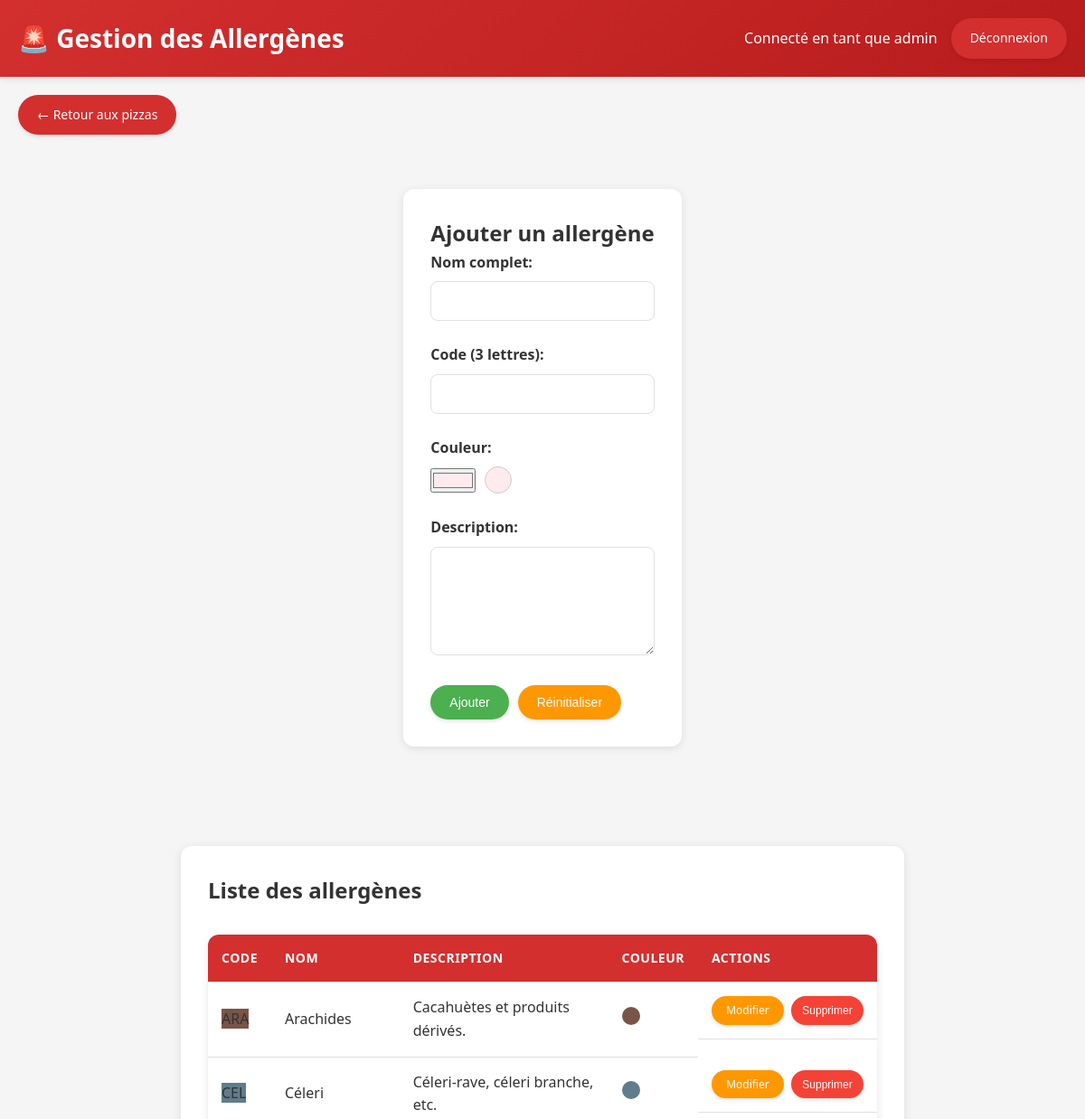
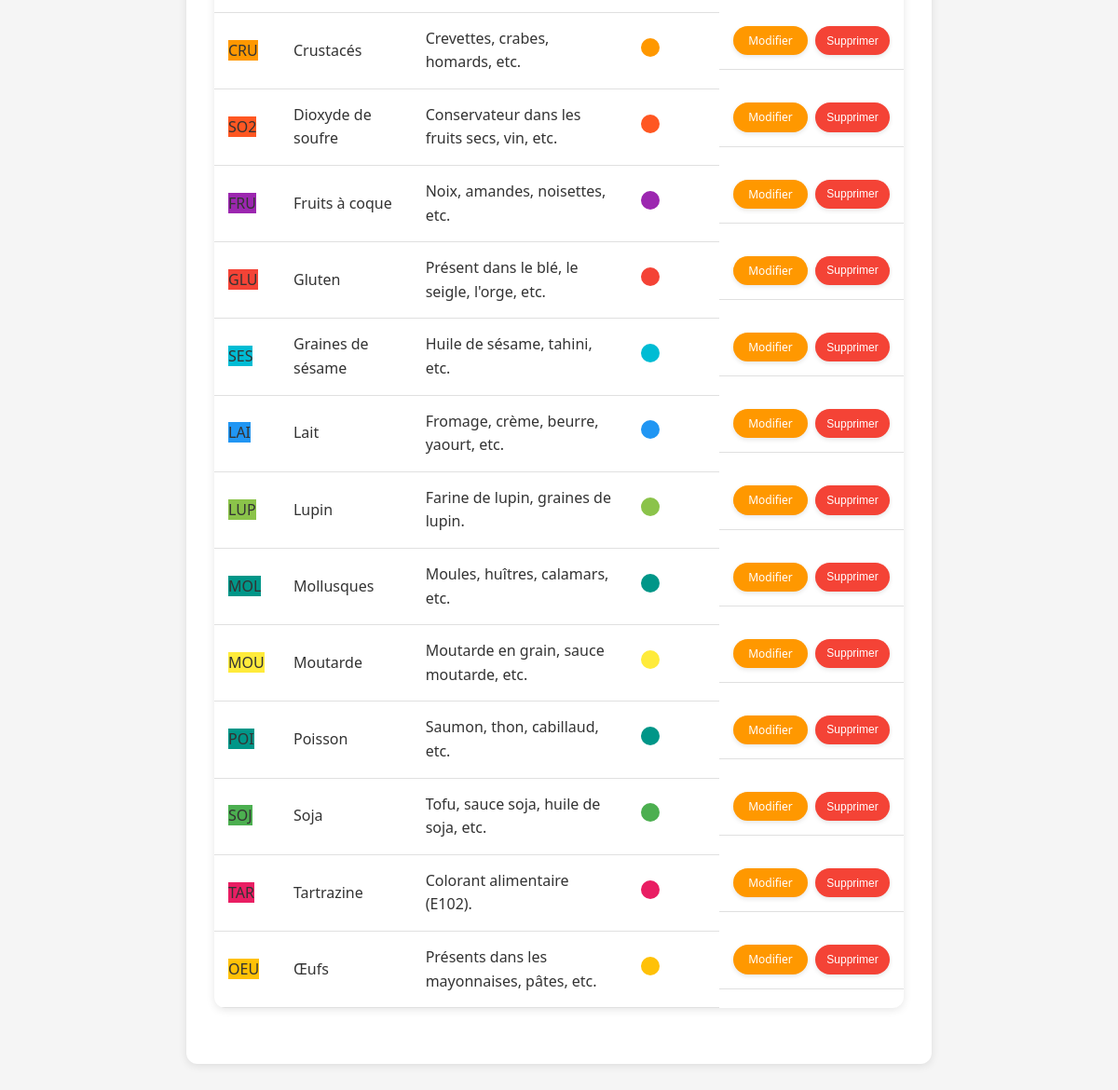
The page /allergenes.php (signed in) on the database its author committed (2 pictures, top to bottom).
### tables this page shows
CREATE TABLE `allergenes` (
  `id` int(11) NOT NULL,
  `nom` varchar(100) NOT NULL,
  `code` varchar(3) NOT NULL,
  `couleur` varchar(7) DEFAULT '#ffebee',
  `description` text DEFAULT NULL
);

### allergenes.php (the view, shortened to what this page needs)
<?php
require_once 'config.php';
$stmt = $pdo->query("SELECT * FROM allergenes ORDER BY nom");
$allergenes = $stmt->fetchAll();
$editAllergene = [
    'id' => '',
    'nom' => '',
    'code' => '',
    'couleur' => '',
    'description' => ''
];
$isEditing = false;
?>
<!DOCTYPE html>
<html lang="fr">
<head>
    <link rel="stylesheet" href="style.css">
</head>
<body>
    <div class="header">
        <h1>🚨 Gestion des Allergènes</h1>
        <div class="auth">
            <span>Connecté en tant que <?php echo $_SESSION['username']; ?></span>
            <a href="logout.php" class="button">Déconnexion</a>
        </div>
    </div>
    <div class="container">
        <a href="index.php" class="button" style="margin-bottom: 20px; display: inline-block;">← Retour aux pizzas</a>
        <div style="display: flex; flex-direction: column; gap: 30px;">
            <div class="form-container">
                <h2><?php echo $isEditing ? 'Modifier' : 'Ajouter'; ?> un allergène</h2>
                <form method="post">
                    <div class="form-group">
                        <label for="nom">Nom complet:</label>
                        <input type="text" id="nom" name="nom"
                               value="<?php echo $editAllergene['nom']; ?>"
                               required>
                    </div>
                    <div class="form-group">
                        <label for="code">Code (3 lettres):</label>
                        <input type="text" id="code" name="code"
                               value="<?php echo $editAllergene['code']; ?>"
                               maxlength="3"
                               required>
                    </div>
                    <div class="form-group">
                        <label for="couleur">Couleur:</label>
                        <div style="display: flex; align-items: center; gap: 10px;">
                            <input type="color" id="couleur" name="couleur"
                                   value="<?php echo $editAllergene['couleur'] ?: '#ffebee'; ?>"
                                   onchange="updateColorPreview()">
                            <div id="color-preview" style="
                                width: 30px;
                                height: 30px;
                                border-radius: 50%;
                                background-color: <?php echo $editAllergene['couleur'] ?: '#ffebee'; ?>;
                                border: 1px solid #ccc;
                            "></div>
                        </div>
                    </div>
                    <div class="form-group">
                        <label for="description">Description:</label>
                        <textarea id="description" name="description"><?php echo $editAllergene['description']; ?></textarea>
                    </div>
                    <div style="display: flex; gap: 10px;">
                        <?php if ($isEditing): ?>
                            <button type="submit" name="update" class="button success">Mettre à jour</button>
                            <a href="allergenes.php" class="button warning">Annuler</a>
                        <?php else: ?>
                            <button type="submit" name="add" class="button success">Ajouter</button>
                            <button type="reset" class="button warning">Réinitialiser</button>
                        <?php endif; ?>
                    </div>
                </form>
            </div>
            <div class="form-container">
                <h2>Liste des allergènes</h2>
                <?php if (empty($allergenes)): ?>
                    <p class="message">Aucun allergène enregistré.</p>
                <?php else: ?>
                    <div class="table-container">
                        <table>
                            <thead>
                                <tr>
                                    <th>Code</th>
                                    <th>Nom</th>
                                    <th>Description</th>
                                    <th>Couleur</th>
                                    <th>Actions</th>
                                </tr>
                            </thead>
                            <tbody>
                                <?php foreach ($allergenes as $allergene): ?>
                                    <tr>
                                        <td>
                                            <span class="allergen"
                                                  style="background-color: <?php echo $allergene['couleur']; ?>">
                                                <?php echo $allergene['code']; ?>
                                            </span>
                                        </td>
                                        <td><?php echo $allergene['nom']; ?></td>
                                        <td><?php echo $allergene['description'] ?: '-'; ?></td>
                                        <td>
                                            <div style="
                                                width: 20px;
                                                height: 20px;
                                                border-radius: 50%;
                                                background-color: <?php echo $allergene['couleur']; ?>;
                                                display: inline-block;
                                            "></div>
                                        </td>
                                        <td class="action-buttons">
                                            <a href="allergenes.php?edit=<?php echo $allergene['id']; ?>"
                                               class="button warning" style="padding: 5px 10px; font-size: 12px;">
                                                Modifier
                                            </a>
                                            <button onclick="confirmDelete(<?php echo $allergene['id']; ?>)"
                                                    class="button error" style="padding: 5px 10px; font-size: 12px;">
                                                Supprimer
                                            </button>
                                        </td>
                                    </tr>
                                <?php endforeach; ?>
                            </tbody>
                        </table>
                    </div>
                <?php endif; ?>
            </div>
        </div>
    </div>
</body>
</html>

### style.css (style rules this page uses)
:root { --primary-color: #d32f2f; --primary-dark: #b71c1c; --primary-light: #ffcdd2; --secondary-color: #ff9800; --secondary-dark: #e65100; --accent-color: #7b1fa2; --success: #4caf50; --warning: #ff9800; --error: #f44336; --text-color: #333; --text-light: #666; --light-gray: #e0e0e0; --medium-gray: #bdbdbd; --white: #ffffff; --shadow: 0 2px 10px rgba(0, 0, 0, 0.1); --transition: all 0.3s ease; }
* { box-sizing: border-box; margin: 0; padding: 0; }
html { scroll-behavior: smooth; }
body { font-family: 'Segoe UI', Roboto, 'Helvetica Neue', sans-serif; line-height: 1.6; color: var(--text-color); background-color: #f5f5f5; padding-bottom: 40px; }
.header { background: linear-gradient(135deg, var(--primary-color), var(--primary-dark)); color: white; padding: 20px; display: flex; justify-content: space-between; align-items: center; box-shadow: var(--shadow); position: sticky; top: 0; z-index: 100; }
.header h1 { margin: 0; font-size: 28px; display: flex; align-items: center; gap: 10px; }
.auth { display: flex; align-items: center; gap: 15px; }
.auth span { font-weight: 500; }
.button { background-color: var(--primary-color); color: white; border: none; padding: 10px 20px; border-radius: 30px; cursor: pointer; text-decoration: none; display: inline-block; font-size: 14px; font-weight: 500; transition: var(--transition); box-shadow: 0 2px 5px rgba(0, 0, 0, 0.1); border: 1px solid transparent; }
.button.success { background-color: var(--success); }
.button.warning { background-color: var(--warning); }
.button.error { background-color: var(--error); }
.container { max-width: 1200px; margin: 0 auto; padding: 20px; }
.form-container { max-width: 800px; margin: 40px auto; padding: 30px; background-color: white; border-radius: 12px; box-shadow: var(--shadow); }
.form-group { margin-bottom: 25px; }
.form-group label { display: block; margin-bottom: 8px; font-weight: 600; color: var(--text-color); }
.form-group input[type="text"], .form-group input[type="number"], .form-group input[type="file"], .form-group textarea, .form-group select { width: 100%; padding: 12px 15px; border: 1px solid var(--light-gray); border-radius: 8px; font-size: 16px; transition: border-color 0.3s; }
.form-group textarea { height: 120px; resize: vertical; min-height: 100px; }
.table-container { overflow-x: auto; margin: 30px 0; background-color: white; border-radius: 12px; box-shadow: var(--shadow); padding: 0; }
table { width: 100%; border-collapse: collapse; }
th, td { padding: 15px; text-align: left; border-bottom: 1px solid var(--light-gray); }
th { background-color: var(--primary-color); color: white; font-weight: 600; text-transform: uppercase; font-size: 14px; letter-spacing: 0.5px; }
.action-buttons { display: flex; gap: 8px; }
.action-buttons .button { padding: 6px 12px; font-size: 13px; min-width: 80px; text-align: center; }

### rows shown on the page
allergenes: code "ARA", nom "Arachides", description "Cacahuètes et produits dérivés."
allergenes: code "CEL", nom "Céleri", description "Céleri-rave, céleri branche, etc."
allergenes: code "CRU", nom "Crustacés", description "Crevettes, crabes, homards, etc."
allergenes: code "SO2", nom "Dioxyde de soufre", description "Conservateur dans les fruits secs, vin, etc."
allergenes: code "FRU", nom "Fruits à coque", description "Noix, amandes, noisettes, etc."
allergenes: code "GLU", nom "Gluten", description "Présent dans le blé, le seigle, l'orge, etc."
allergenes: code "SES", nom "Graines de sésame", description "Huile de sésame, tahini, etc."
allergenes: code "LAI", nom "Lait", description "Fromage, crème, beurre, yaourt, etc."
allergenes: code "LUP", nom "Lupin", description "Farine de lupin, graines de lupin."
allergenes: code "MOL", nom "Mollusques", description "Moules, huîtres, calamars, etc."
allergenes: code "MOU", nom "Moutarde", description "Moutarde en grain, sauce moutarde, etc."
allergenes: code "POI", nom "Poisson", description "Saumon, thon, cabillaud, etc."
allergenes: code "SOJ", nom "Soja", description "Tofu, sauce soja, huile de soja, etc."
allergenes: code "TAR", nom "Tartrazine", description "Colorant alimentaire (E102)."
allergenes: code "OEU", nom "Œufs", description "Présents dans les mayonnaises, pâtes, etc."

### other values the page prints
$_SESSION['username'] "admin"
